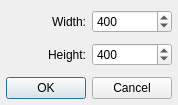
<?xml version="1.0" encoding="UTF-8"?>
<ui version="4.0">
 <class>OptionDialog</class>
 <widget class="QDialog" name="OptionDialog">
  <property name="geometry">
   <rect>
    <x>0</x>
    <y>0</y>
    <width>178</width>
    <height>105</height>
   </rect>
  </property>
  <property name="sizePolicy">
   <sizepolicy hsizetype="Fixed" vsizetype="Fixed">
    <horstretch>0</horstretch>
    <verstretch>0</verstretch>
   </sizepolicy>
  </property>
  <property name="minimumSize">
   <size>
    <width>178</width>
    <height>105</height>
   </size>
  </property>
  <property name="maximumSize">
   <size>
    <width>178</width>
    <height>105</height>
   </size>
  </property>
  <property name="windowTitle">
   <string>Dialog</string>
  </property>
  <layout class="QGridLayout" name="gridLayout">
   <property name="leftMargin">
    <number>6</number>
   </property>
   <property name="topMargin">
    <number>0</number>
   </property>
   <property name="rightMargin">
    <number>6</number>
   </property>
   <property name="bottomMargin">
    <number>6</number>
   </property>
   <property name="spacing">
    <number>0</number>
   </property>
   <item row="0" column="0">
    <widget class="QWidget" name="content" native="true">
     <layout class="QVBoxLayout" name="verticalLayout">
      <property name="spacing">
       <number>0</number>
      </property>
      <property name="leftMargin">
       <number>0</number>
      </property>
      <property name="topMargin">
       <number>0</number>
      </property>
      <property name="rightMargin">
       <number>0</number>
      </property>
      <property name="bottomMargin">
       <number>0</number>
      </property>
      <item>
       <widget class="QWidget" name="width" native="true">
        <property name="sizePolicy">
         <sizepolicy hsizetype="Preferred" vsizetype="Fixed">
          <horstretch>0</horstretch>
          <verstretch>0</verstretch>
         </sizepolicy>
        </property>
        <layout class="QHBoxLayout" name="horizontalLayout">
         <property name="spacing">
          <number>6</number>
         </property>
         <property name="leftMargin">
          <number>0</number>
         </property>
         <property name="topMargin">
          <number>0</number>
         </property>
         <property name="rightMargin">
          <number>0</number>
         </property>
         <property name="bottomMargin">
          <number>0</number>
         </property>
         <item>
          <widget class="QLabel" name="widthLabel">
           <property name="text">
            <string>Width:</string>
           </property>
           <property name="alignment">
            <set>Qt::AlignRight|Qt::AlignTrailing|Qt::AlignVCenter</set>
           </property>
          </widget>
         </item>
         <item>
          <widget class="QSpinBox" name="widthNum">
           <property name="maximum">
            <number>9999</number>
           </property>
           <property name="value">
            <number>400</number>
           </property>
           <property name="displayIntegerBase">
            <number>10</number>
           </property>
          </widget>
         </item>
        </layout>
       </widget>
      </item>
      <item>
       <widget class="QWidget" name="height" native="true">
        <property name="sizePolicy">
         <sizepolicy hsizetype="Preferred" vsizetype="Fixed">
          <horstretch>0</horstretch>
          <verstretch>0</verstretch>
         </sizepolicy>
        </property>
        <layout class="QHBoxLayout" name="horizontalLayout_2">
         <property name="spacing">
          <number>6</number>
         </property>
         <property name="leftMargin">
          <number>0</number>
         </property>
         <property name="topMargin">
          <number>0</number>
         </property>
         <property name="rightMargin">
          <number>0</number>
         </property>
         <property name="bottomMargin">
          <number>0</number>
         </property>
         <item>
          <widget class="QLabel" name="heightLabel">
           <property name="text">
            <string>Height:</string>
           </property>
           <property name="alignment">
            <set>Qt::AlignRight|Qt::AlignTrailing|Qt::AlignVCenter</set>
           </property>
          </widget>
         </item>
         <item>
          <widget class="QSpinBox" name="heightNum">
           <property name="maximum">
            <number>9999</number>
           </property>
           <property name="value">
            <number>400</number>
           </property>
           <property name="displayIntegerBase">
            <number>10</number>
           </property>
          </widget>
         </item>
        </layout>
       </widget>
      </item>
     </layout>
    </widget>
   </item>
   <item row="1" column="0">
    <widget class="QDialogButtonBox" name="buttonBox">
     <property name="sizePolicy">
      <sizepolicy hsizetype="Fixed" vsizetype="Fixed">
       <horstretch>0</horstretch>
       <verstretch>0</verstretch>
      </sizepolicy>
     </property>
     <property name="orientation">
      <enum>Qt::Horizontal</enum>
     </property>
     <property name="standardButtons">
      <set>QDialogButtonBox::Cancel|QDialogButtonBox::Ok</set>
     </property>
     <property name="centerButtons">
      <bool>true</bool>
     </property>
    </widget>
   </item>
  </layout>
 </widget>
 <resources/>
 <connections>
  <connection>
   <sender>buttonBox</sender>
   <signal>accepted()</signal>
   <receiver>OptionDialog</receiver>
   <slot>accept()</slot>
   <hints>
    <hint type="sourcelabel">
     <x>171</x>
     <y>92</y>
    </hint>
    <hint type="destinationlabel">
     <x>157</x>
     <y>104</y>
    </hint>
   </hints>
  </connection>
  <connection>
   <sender>buttonBox</sender>
   <signal>rejected()</signal>
   <receiver>OptionDialog</receiver>
   <slot>reject()</slot>
   <hints>
    <hint type="sourcelabel">
     <x>171</x>
     <y>98</y>
    </hint>
    <hint type="destinationlabel">
     <x>177</x>
     <y>104</y>
    </hint>
   </hints>
  </connection>
 </connections>
</ui>
